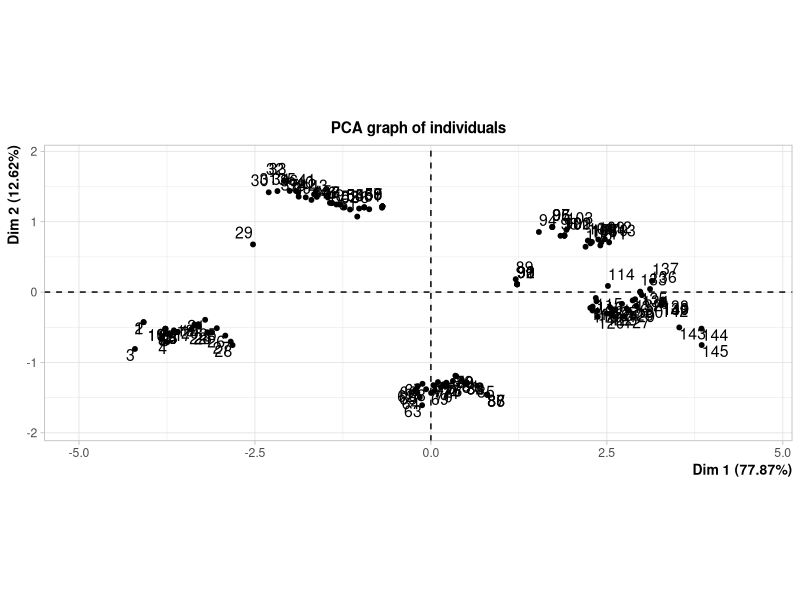
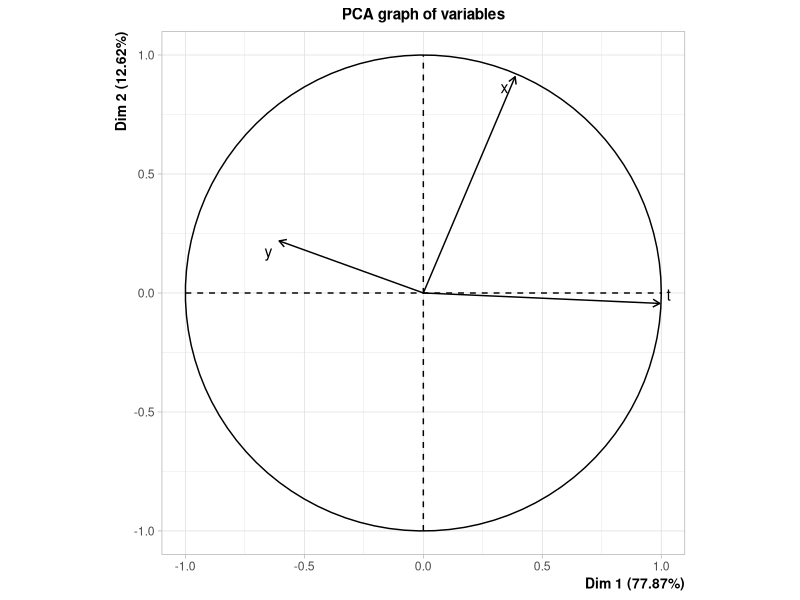
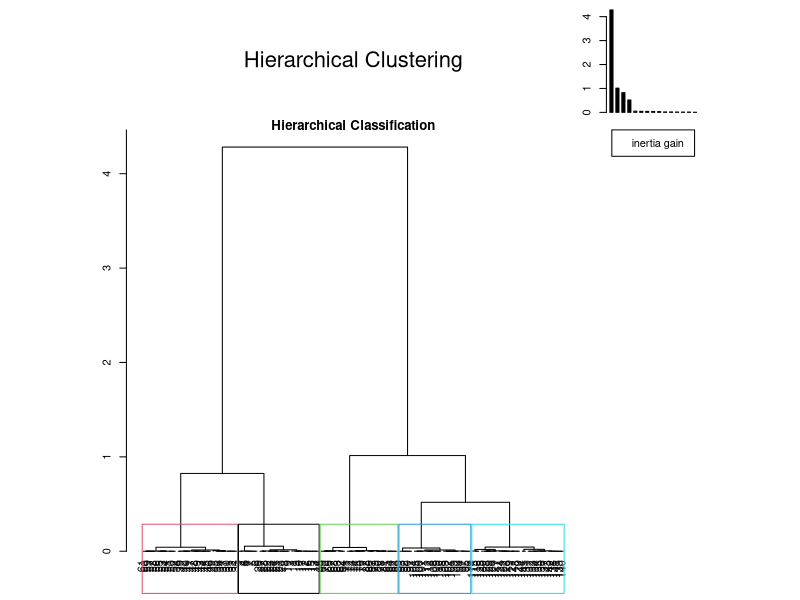
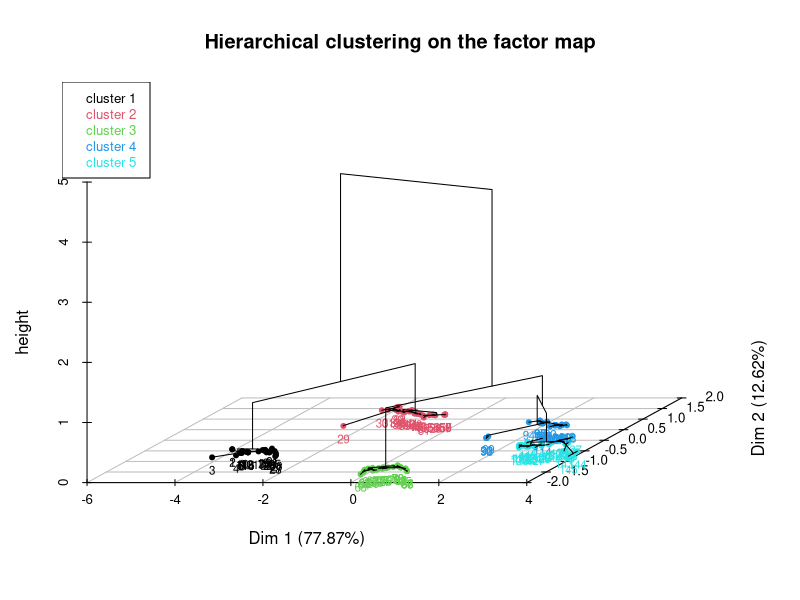
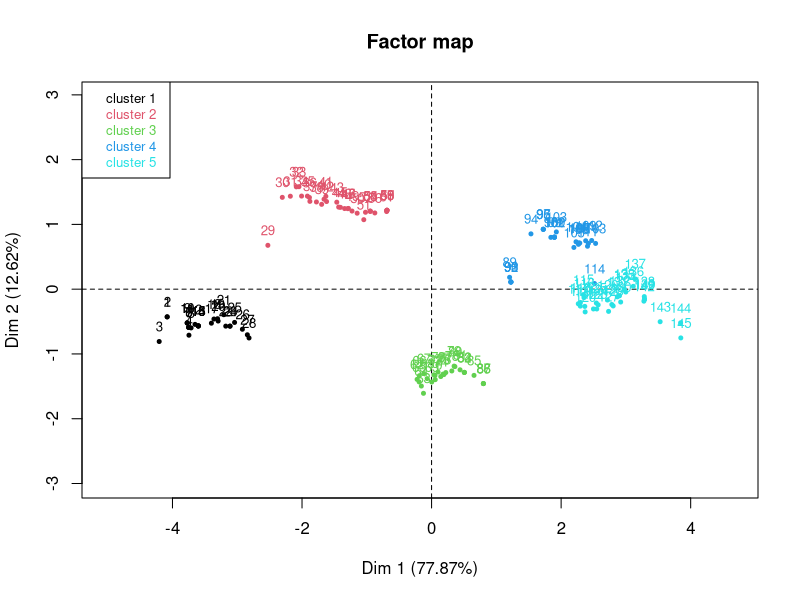
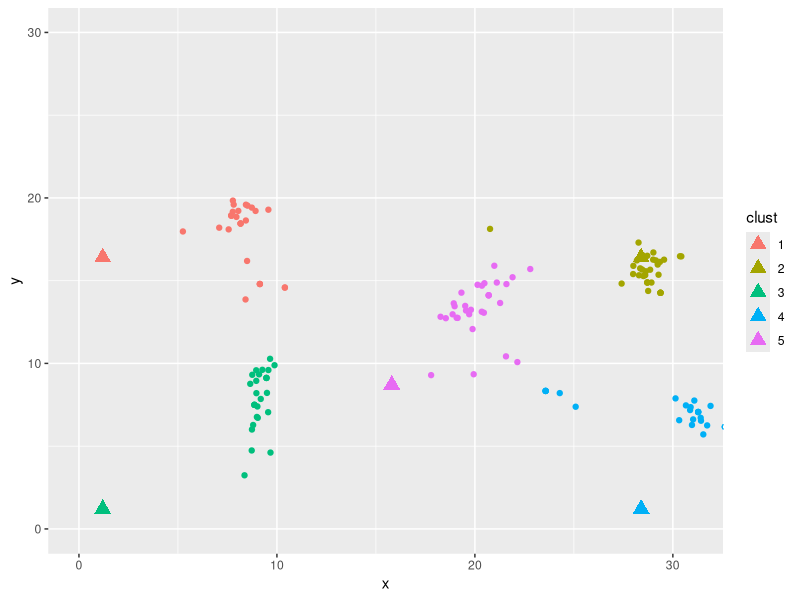
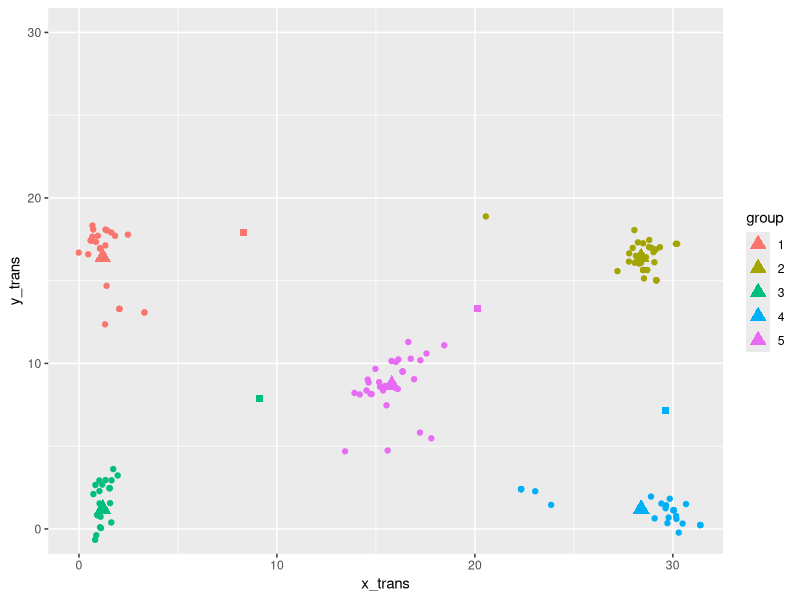
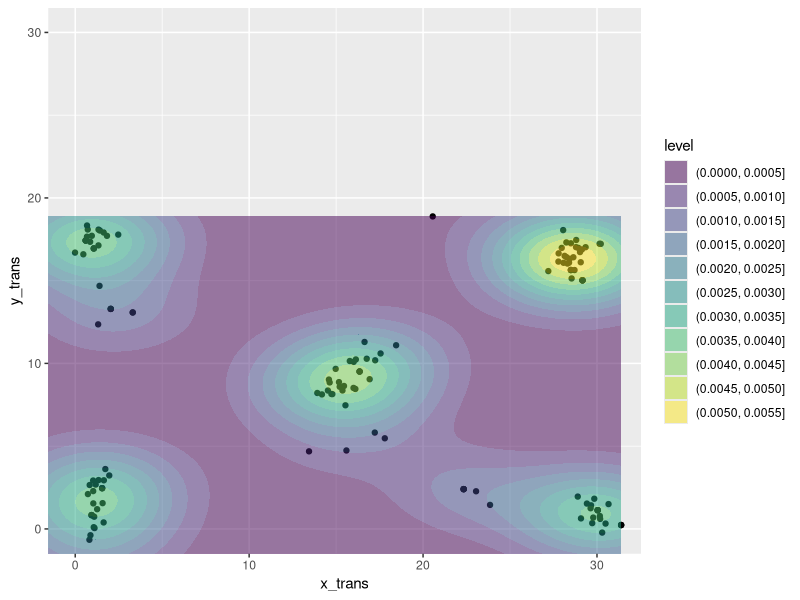

The R source for these figures, in order:
##############################
##### NEW DATA : HEAT MAPS  ##
##############################
library(FactoMineR)
library(tidyverse)
library(ggplot2)

## generer des heat maps : new data 
data = read.table("data/record_correctionAndStimuli.txt")
head(data)

x =  data$V1 * 31
y = (1 - data$V2) * 17.4

df = data.frame(cbind(x,y, t = data$V3))
df$t =( df$t - df$t[1])/1000


xvec <- c(1.2, 28.4, 1.2, 28.4, 15.8 )

yvec <- c(16.4, 16.4, 1.2, 1.2, 8.7)

df_bon <- data.frame(x=xvec,y=yvec)
df_bon$name = rownames((df_bon))
head(df_bon)

# on selectionne les 12 premiere secondes pour la correction versus après pour le stimuli.
df_correction = df[df$t < 12,]
df_stimuli = df[df$t >= 12,]

# classif sur les point de correction 
acp = FactoMineR::PCA(df_correction, col.w = c(1,1,5))
res.hcpc = HCPC(acp, nb.clust = 5,  consol = TRUE)
df_correction = res.hcpc$data.clust
head(df_correction)

### si on veut réordonner une variable catégorielle en fonction d'une variable continue
###fct_reorder(df$color, df$a, min)


df_joint = full_join(df_correction, df_bon, by=c("clust"="name"))
colnames(df_joint) = c("x_eye", "y_eye", "t", "group", "x_paper", "y_paper")


# plot des points réels et des regards
ggplot() + 
  geom_point(data = df_correction, aes(x,y, color = clust)) + 
  coord_cartesian(xlim = c(0,31), ylim = c(0,30)) +
  geom_point(data = df_bon, aes(x,y, color = name), shape = 17, cex = 4)


# calculs barycentre  
barycentre_coord = df_joint %>% group_by(group) %>% 
  summarise(mean_x = mean(x_eye), 
            mean_y = mean(y_eye))

# on créé un data frame avec les nouvelles coordonnées des points du regards, translaté
# par le vecteur point papier -> barycentre

translation_mat = full_join(df_joint , barycentre_coord,by=c("group"="group"))
translation_mat$x_diff = translation_mat$x_paper - translation_mat$mean_x
translation_mat$y_diff = translation_mat$y_paper - translation_mat$mean_y

translation_mat$x_trans = translation_mat$x_eye + translation_mat$x_diff
translation_mat$y_trans = translation_mat$y_eye + translation_mat$y_diff

head(translation_mat)

# on plot les nouvelles coordonnées translaté 
ggplot() + 
  geom_point(data = translation_mat, aes(x_trans,y_trans, color = group)) + 
  coord_cartesian(xlim = c(0,31), ylim = c(0,30)) +
  geom_point(data = df_bon, aes(x,y, color = name), shape = 17, cex = 4) + 
  geom_point(data = barycentre_coord, aes(mean_x,mean_y, color = group), shape = 15, cex = 2) 

## geom density 2D -> usage facile ici 
ggplot(data=translation_mat,aes(x_trans,y_trans)) + 
  geom_point() + 
  geom_density_2d_filled(adjust = 2/3, alpha = 0.5)+
  coord_cartesian(xlim = c(0,31), ylim = c(0,30)) 

# on teste en calculant manuellement les coordonnées de notre heatmap

attach(translation_mat)
library(MASS)
kde_outputs <- kde2d(x_trans, y_trans)

heatmap(kde_outputs$z)

data <- data.frame(x = rnorm(100), y = rnorm(100)) 
data$z <- with(data, x * y + rnorm(100, sd = 1)) 
class(data)

library(latticeExtra)
data_temp <- data.frame(kde_outputs$z)
heatmap(as.matrix(data_temp))

# Data
a <- data.frame( x=rnorm(20000, 10, 1.9), y=rnorm(20000, 10, 1.2) )
b <- data.frame( x=rnorm(20000, 14.5, 1.9), y=rnorm(20000, 14.5, 1.9) )
c <- data.frame( x=rnorm(20000, 9.5, 1.9), y=rnorm(20000, 15.5, 1.9) )
data <- rbind(a,b,c)

# Bin size control + color palette
ggplot(data, aes(x=x, y=y) ) +
  geom_bin2d(bins = 100) +
  scale_fill_continuous(type = "viridis") +
  theme_bw()

##### on applique la translation a notre JDD : 
head(translation_mat)
head(df_stimuli)
head(df_bon)

df_bon_pivot <- df_bon %>% 
  pivot_wider(names_from = name, 
              values_from = c(x,y))

barycentre_pivot <- barycentre_coord %>% 
  pivot_wider(names_from = group, 
              values_from = c(mean_x,mean_y))

# on duplique les lignes qu'on vient de faire 
n = dim(df_stimuli)[1]
df_bon_duplicate = df_bon_pivot[rep(seq_len(nrow(df_bon_pivot)), each = n), ]
barycentre_duplicate = barycentre_pivot[rep(seq_len(nrow(df_bon_pivot)), each = n),]

#on bind les columns des trois df créé précédement. 
df_stimuli_recardage = cbind(df_stimuli, df_bon_duplicate, barycentre_duplicate)
col = colnames(df_stimuli_recardage)

nb_clust = 5

# on créé les 5 variable distance des 5 barycentres
# code A ADAPTER SI ON A PLUS QUE 5 CLUSTER / REFLECHIR COMMENT AUTOMATISER CA ! 

for (k in 1:nb_clust){
  vec_temp = sqrt( (df_stimuli_recardage$x - df_stimuli_recardage[,(12+k)])^2 +
                    (df_stimuli_recardage$y - df_stimuli_recardage[,(17+k)])^2 )
  df_stimuli_recardage = cbind(df_stimuli_recardage, vec_temp )
}
colnames(df_stimuli_recardage) = c( col, "dist1", "dist2", "dist3", "dist4", "dist5")
df_stimuli_recardage$dist_max = apply(df_stimuli_recardage[,c( "dist1", "dist2", "dist3", 
                                                               "dist4", "dist5")], 1, FUN=max)
# on crée les 5 variable de poids (1 par cluster)
# le poid etant egual a 1- d/D 
# d la distance au barycentre, D etant la distance max a un barycentre

col = colnames(df_stimuli_recardage)
for (k in 1:nb_clust){
  vec_temp = 1 - df_stimuli_recardage[,23 + k] / df_stimuli_recardage$dist_max
  df_stimuli_recardage = cbind(df_stimuli_recardage, vec_temp )
}

colnames(df_stimuli_recardage) = c(col, "poid1", "poid2", "poid3", "poid4", "poid5")
attach(df_stimuli_recardage)

# on calcule new_x et new_y comme une translation par combinaison lineaire
# des vecteurs barycentre -> cible

df_stimuli_recardage$new_x = df_stimuli_recardage$x + ( (x_1-mean_x_1)*poid1 + (x_2-mean_x_2)*poid2  + (x_3-mean_x_3)*poid3  + 
                              (x_4-mean_x_4)*poid4  + (x_5-mean_x_5)*poid5 )
df_stimuli_recardage$new_y = df_stimuli_recardage$y + ( (y_1-mean_y_1)*poid1 + (y_2-mean_y_2)*poid2  + (y_3-mean_y_3)*poid3  + 
                                    (y_4-mean_y_4)*poid4  + (y_5-mean_y_5)*poid5 )


head(df_stimuli_recardage)

dim(df_stimuli_recardage)

# plot des points de correction et des points stimuli
ggplot() + 
  geom_point(data = df_correction, aes(x,y, color = clust)) + 
  coord_cartesian(xlim = c(0,31), ylim = c(0,30)) +
  geom_point(data = df_bon, aes(x,y, color = name), shape = 17, cex = 4)+
  geom_point(data = df_stimuli_recardage, aes(x = x, y=y), alpha = 0.3, color = "blue")
  
mycol <- c("white", "lightblue", "blue", "navy", "yellow", "red", "red4")
  
# on plot les nouvelles coordonnées translaté 
ggplot() + 
  geom_point(data = translation_mat, aes(x_trans,y_trans, color = group)) + 
  coord_cartesian(xlim = c(-5,31), ylim = c(-10,30)) +
  geom_point(data = df_bon, aes(x,y, color = name), shape = 17, cex = 4) +
  geom_point(data = df_stimuli_recardage, aes(x = new_x, y = new_y), alpha = 0.3, color = "blue")+
  geom_vline(xintercept = 0)+
  geom_hline(yintercept = 0)+
  geom_vline(xintercept = 31)+
  geom_hline(yintercept = 17.4)+
  geom_bin2d(data =df_stimuli_recardage,aes(x = new_x, y = new_y), 
             bins = 50, alpha = 0.6) +
  scale_fill_gradientn(colours = mycol)
  geom_point(data = df_stimuli_recardage, aes(x = new_x, y=new_y), alpha = 0.3, 
             color = "blue")



# claissification pour trouver les zones d'interet : basé sur x,y et nb clust
acp_xyNew = PCA(df_stimuli_recardage[,c("new_x", "new_y")])
classif_xyNew = HCPC(acp_xyNew, nb.clust = 5)

df_classif_xyNew = classif_xyNew$data.clust

ggplot(df_classif_xyNew, aes(x = new_x, y=new_y, color = clust))+
  coord_cartesian(xlim = c(-5,31), ylim = c(-10,30)) +
  geom_vline(xintercept = 0)+
  geom_hline(yintercept = 0)+
  geom_vline(xintercept = 31)+
  geom_hline(yintercept = 17.4)+
  geom_point()

# claissification pour trouver les zones d'interet : basé sur x, y, t et nb clust
acp_xyNew = PCA(df_stimuli_recardage[,c("t","new_x", "new_y")])
classif_xyNew = HCPC(acp_xyNew, nb.clust = 5)

df_classif_xyNew = classif_xyNew$data.clust

ggplot(df_classif_xyNew, aes(x = new_x, y=new_y, color = clust))+
  coord_cartesian(xlim = c(-5,31), ylim = c(-10,30)) +
  geom_vline(xintercept = 0)+
  geom_hline(yintercept = 0)+
  geom_vline(xintercept = 31)+
  geom_hline(yintercept = 17.4)+
  geom_point()
